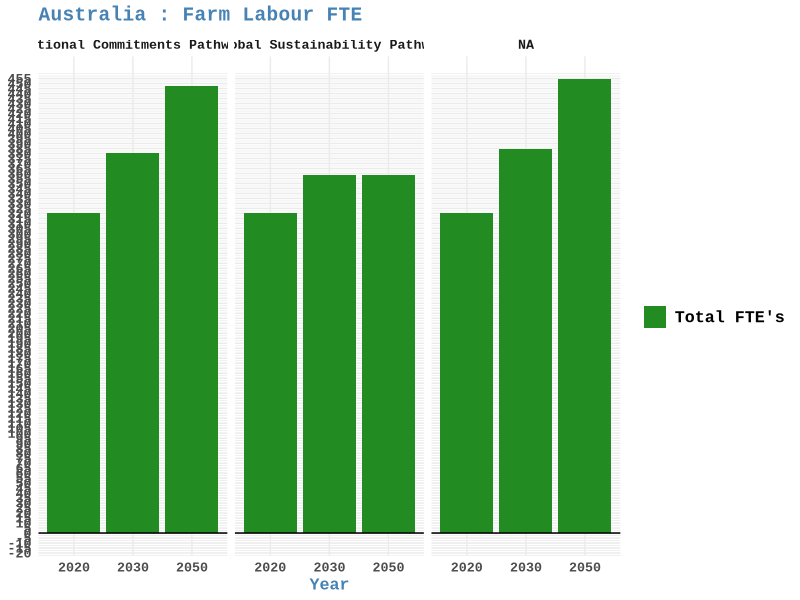
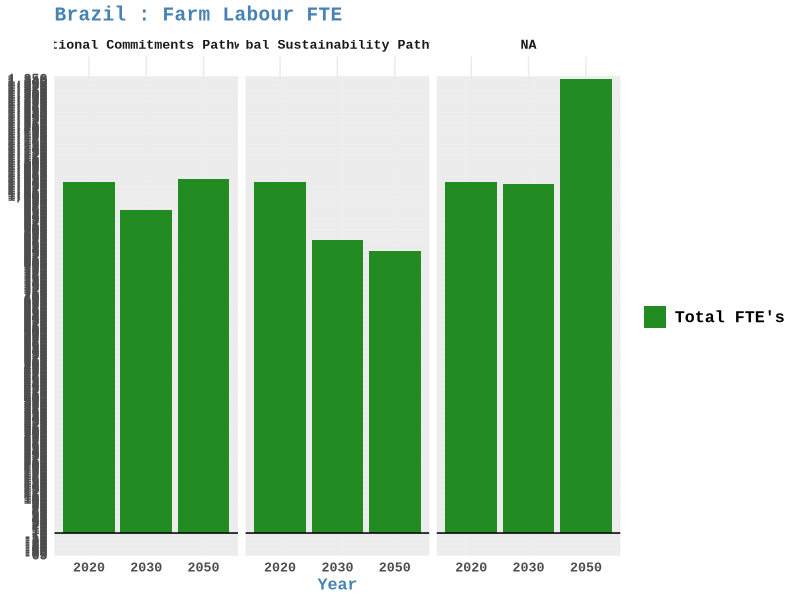
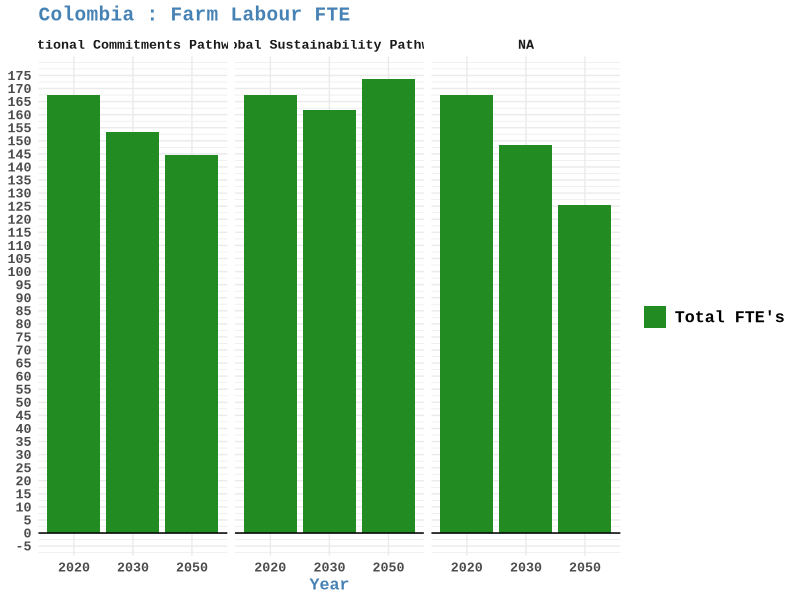
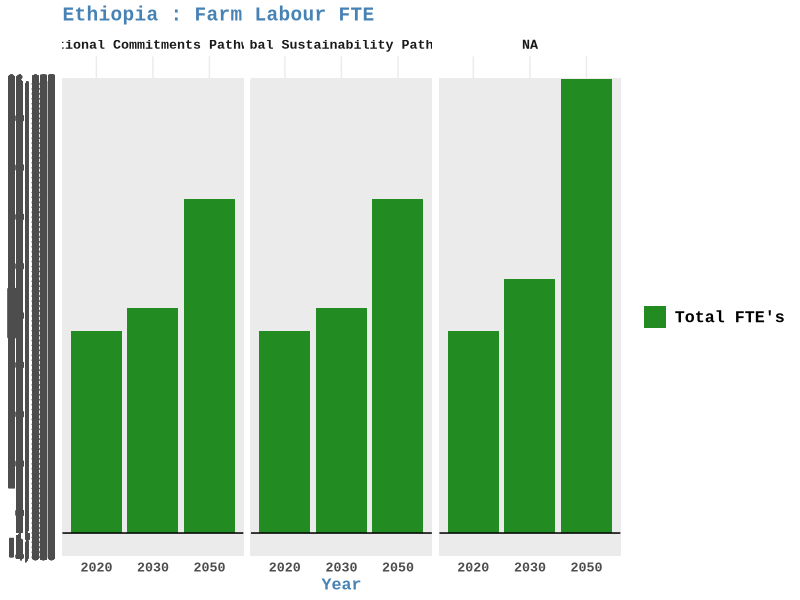
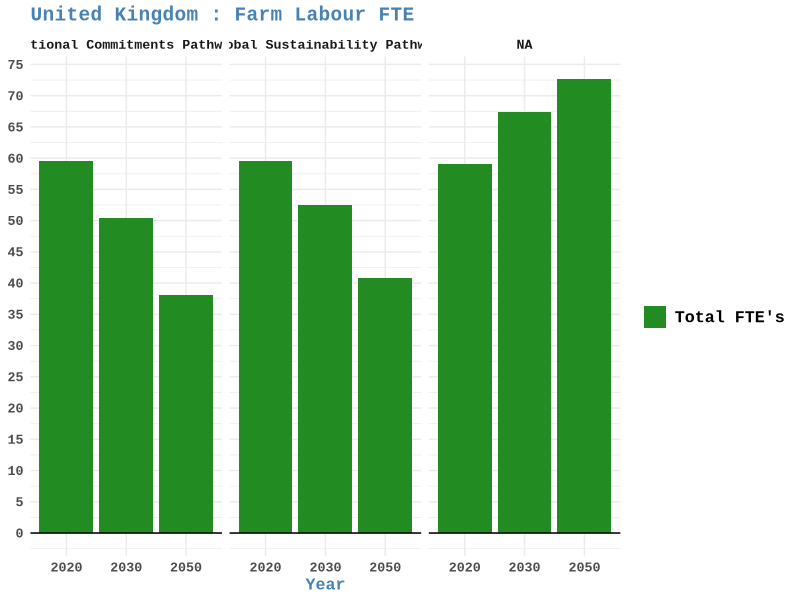

Reproduce these figures in R, in order.
# Libraries ---------------------------------------------------------------
library(here)
library(dplyr)
library(readr)
library(readxl)
library(conflicted)
library(readxl)
library(ggplot2)
library(scales)
conflict_prefer("filter", "dplyr")

here()

#Data ---------------------------------------------------------------
FTE<- read_csv(here("data", "extracted_indicator2023.csv")) %>% 
  filter(TradeAdjusment == "Yes") %>% 
  filter(Year %in% c("2020", "2030", "2050"))%>% 
  filter (alpha3 %in% c("AUS", "BRA", "COL", "ETH", "GBR")) %>% 
  select(alpha3, Year, pathway, CalcFarmLabourFTE)


#Pathway selection ---------------------------------------------------------------
# 
# FTE <- scenathon %>% 
#   filter(alpha3 == country)
# 



#Plot Pathway ---------------------------------------------------------------


# p_pathway <- ggplot(FTE, aes(x = as.factor(Year))) +
#   geom_bar(aes(y = CalcFarmLabourFTE, fill = "Total FTE's"), stat = "identity", position = "dodge") +
#   geom_hline(yintercept = 0, linetype = "solid") +
#   scale_fill_manual(values = c("Total FTE's" = "forestgreen"),
#                     name = "") +
#   labs(title = "UK: Farm Labour FTE",
#        x = "Year") +
#   scale_y_continuous(breaks = seq(floor(-max(abs(FTE$CalcFarmLabourFTE))/5)*5,
#                                   ceiling(max(abs(FTE$CalcFarmLabourFTE))/5)*5,
#                                   5),
#                      labels = scales::comma_format()) + 
#   facet_grid(. ~ pathway, scales = "free_y",
#              labeller = labeller(pathway = c("CurrentTrend" = "Current Trend",
#                                              "NationalCommitments" = "National Commitments Pathway",
#                                              "GlobalSustainability" = "Global Sustainability Pathway"))) +
#   
#   theme_minimal() +
#   theme(text = element_text(family = "Courier New", color = "black", size = 12, face = "bold"),
#         legend.title = element_text(family = "Courier New", color = "steelblue", size = 12, face = "bold"),  
#         legend.text = element_text(family = "Courier New", size = 12),
#         plot.title = element_text(color = "steelblue", size = 14, face = "bold"),
#         axis.title.x = element_text(color = "steelblue", size = 12),
#         axis.title.y = element_blank())  # Remove y-axis title
# 
# print(p_pathway)




#Plot Pathway ---------------------------------------------------------------
countries <- c("AUS", "BRA", "COL", "ETH", "GBR")
countries_labels <-c(
  "AUS" = "Australia", 
  "BRA" = "Brazil", 
  "COL" = "Colombia", 
  "ETH" = "Ethiopia", 
  "GBR" = "United Kingdom")

FTE$pathway <- factor(FTE$pathway, levels = c("CurrentTrends", "NationalCommitments", "GlobalSustainability"))


for (country in countries) {
  # Subset data for the specific country
  country_data <- subset(FTE, alpha3 == country)
  
  # Create ggplot for the specific country
  p_pathway <- ggplot(country_data, aes(x = as.factor(Year))) +
    geom_bar(aes(y = CalcFarmLabourFTE, fill = "Total FTE's"), stat = "identity", position = "dodge") +
    geom_hline(yintercept = 0, linetype = "solid") +
    scale_fill_manual(values = c("Total FTE's" = "forestgreen"),
                      name = "") +
    labs(
      title = paste(countries_labels[country], ": Farm Labour FTE"),
      x = "Year",
      y = "Farm Labour FTE",
      fill = ""
    ) +
    scale_y_continuous(breaks = seq(floor(-max(abs(country_data$CalcFarmLabourFTE))/5)*5,
                                    ceiling(max(abs(country_data$CalcFarmLabourFTE))/5)*5,
                                    5),
                       labels = scales::comma_format()) + 
    facet_grid(. ~ pathway, scales = "free_y",
               labeller = labeller(pathway = c("CurrentTrend" = "Current Trend",
                                               "NationalCommitments" = "National Commitments Pathway",
                                               "GlobalSustainability" = "Global Sustainability Pathway"))) +
    theme_minimal() +
    theme(
      text = element_text(family = "Courier New", color = "black", size = 12, face = "bold"),
      legend.title = element_text(family = "Courier New", color = "steelblue", size = 12, face = "bold"),  
      legend.text = element_text(family = "Courier New", size = 12),
      plot.title = element_text(color = "steelblue", size = 14, face = "bold"),
      axis.title.x = element_text(color = "steelblue", size = 12),
      axis.title.y = element_blank()  # Remove y-axis title
    )
  
  # Save the plot as a TIFF file
  tiff(here("output", "figures", country, paste0(gsub("-", "", Sys.Date()), "_", "FarmLabour_pathway.tiff")),
       units = "in", height = 5, width = 14, res = 300)
  print(p_pathway)
  dev.off()
}
